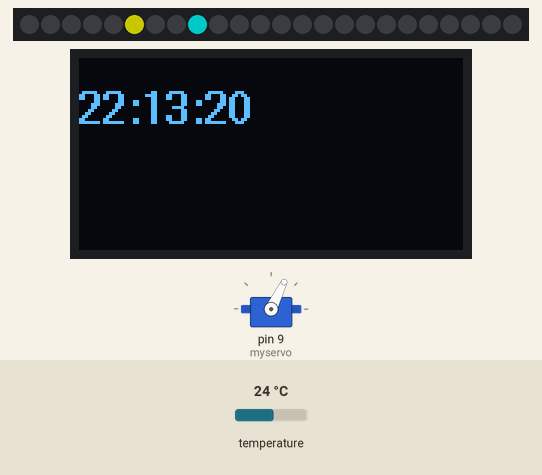
The sketch below on a simulated Arduino Uno, built with avr-gcc and run on an emulated ATmega328P. On the bench: 24 RGB LEDs in strip order, left to right, servo, 128×64 one-colour display. The test bench sets the inputs (shaded band); at power-on: temperature 24 °C. Dim RGB values are drawn brighter than linear; the local clock reads 2024-03-15 10:24:30 at power-on unless the sketch sets it; what the sketch prints to the serial monitor is not drawn.

Above: at 1.25 s.
1.3 s: temperature set to 12 °C
At 2.8 s:
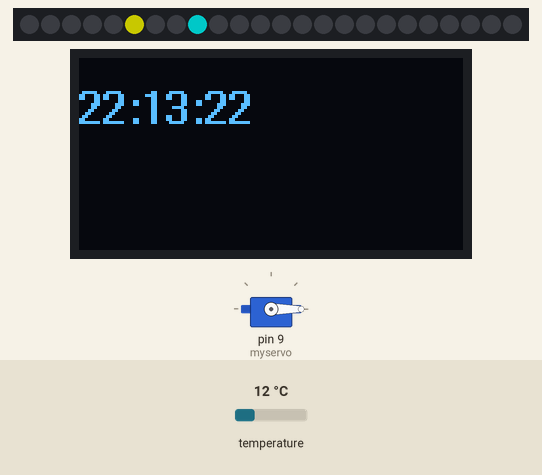
4.3 s: temperature set to 19 °C
At 6.0 s:
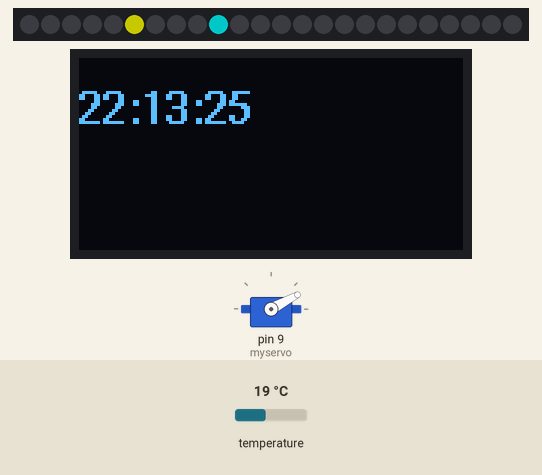
7.3 s: temperature set to 28 °C
At 9.0 s:
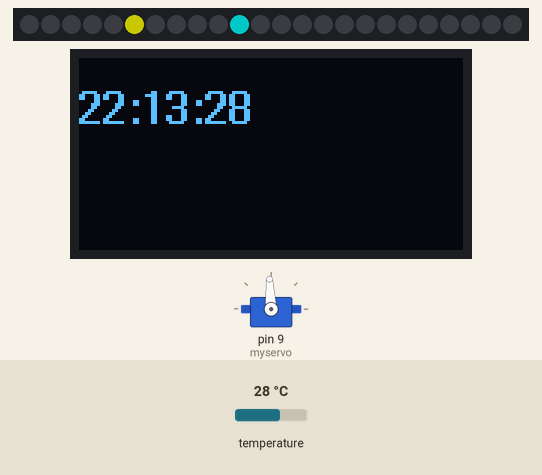
10.3 s: temperature set to 33 °C
At 12.1 s:
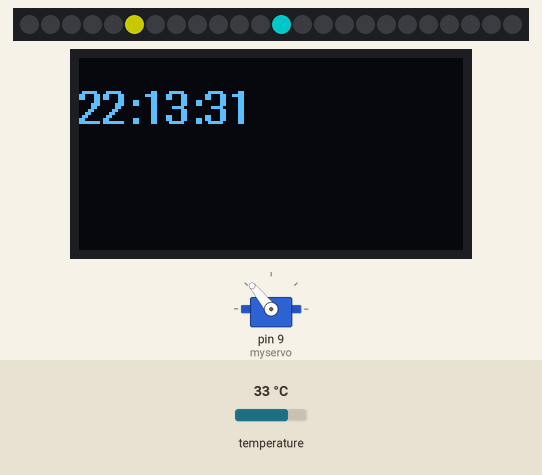
13.3 s: temperature set to 41 °C
At 54.0 s:
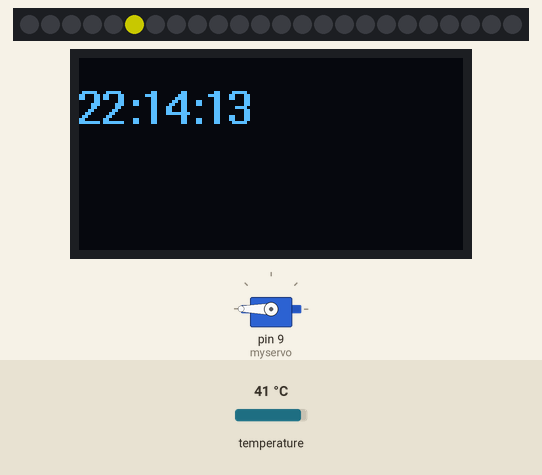
Timing chart, 0 to 54.8 s (numbered marks = the images above; inputs shaded):
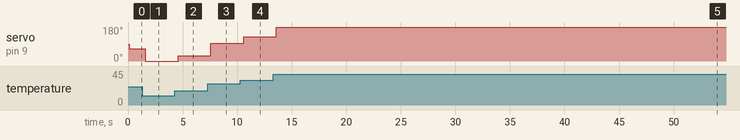

The sketch:

Time_Temp.ino
```cpp
/*
* Name: övningsprojekt
* Author: Mathea Frost
* Date: 2025-10-13
* Description: This project uses a ds3231 to measure time and displays the time to an 1306 oled display,
* Further, it measures temprature with ds3231 and displays a mapped value to a 9g-servo-motor.
*/

// Include Libraries
#include <U8glib.h>
#include <RTClib.h>
#include <Wire.h>
#include <Servo.h>
#include <Adafruit_NeoPixel.h>

// Init constants
#define PIN 6         // Digital IO pin connected to the NeoPixels.
#define NUMPIXELS 24  // Number of NeoPixels in the ring.

// Init global variables

// Construct objects
RTC_DS3231 rtc;
U8GLIB_SSD1306_128X64 u8g(U8G_I2C_OPT_NO_ACK);
Servo myservo;
Adafruit_NeoPixel pixels(NUMPIXELS, PIN, NEO_GRB + NEO_KHZ800);


void setup() {
  // init communication
  Serial.begin(9600);
  Wire.begin();

  // Init Hardware
  rtc.begin();
  pixels.begin();  // Initialize the NeoPixel ring.

  // Settings
  rtc.adjust(DateTime(F(__DATE__), F(__TIME__)));

  //Attach the servo to pin 9
  myservo.attach(9);

  u8g.setFont(u8g_font_helvB10);
}

void loop() {
  oledWrite(getTime());
  servoWrite(getTemp());

  Serial.println(getTime());

  delay(200);

  DateTime now = rtc.now();


  pixelClock(now.second(), now.minute(), now.hour());
  //clock.minutes(now.minutes());
  //clock.hours(now.hours());
}


//This function reads time from an ds3231 module and package the time as a String
//Parameters: Void
//Returns: time in hh:mm:ss as String
String getTime() {
  DateTime now = rtc.now();
  return String(now.hour()) + ":" + String(now.minute()) + ":" + String(now.second());
}

/*
* This function takes temprature from ds3231 and returns as a float
*Parameters: Void
*Returns: temprature as float
*/
float getTemp() {
  return (rtc.getTemperature());
  Serial.print(rtc.getTemperature());
}

/*
* This function takes a string and draws it to an oled display
*Parameters: - text: String to write to display
*Returns: void
*/
void oledWrite(String text) {
  u8g.firstPage();
  do {
    u8g.drawStr(0, 22, text.c_str());
  } while (u8g.nextPage());
}

/*
* takes a temprature value and maps it to corresppnding degree on a servo
*Parameters: - value: temprature
*Returns: void
*/
void servoWrite(float value) {
  myservo.write(map(getTemp(), 15, 40, 0, 180));
  Serial.println(map(getTemp(), 15, 40, 0, 180));
}

/*
* Takes the time and maps it to pixels on the LED ring to create an analog clock.
* Parameters: Values: s (seconds), m (minutes)
* Returns: void
*/

void pixelClock(int s, int m, int h) {
  pixels.setPixelColor((map(s, 0, 59, 0, 23)), pixels.Color(0, 100, 100));  // Set color to cyan.
  pixels.setPixelColor((map(m, 0, 59, 0, 23)), pixels.Color(100, 100, 0));  // Set color to yellow.
  pixels.setPixelColor((map(h, 0, 11, 0, 23)), pixels.Color(100, 0, 100));  // Set color to purple.
  pixels.show();                                                            // Update the ring with the new color.
  pixels.setPixelColor((map(s, 0, 59, 0, 23)), pixels.Color(0, 0, 0));      // Turn off the pixel.
  pixels.setPixelColor((map(m, 0, 59, 0, 23)), pixels.Color(0, 0, 0));      // Turn off the pixel.
  pixels.setPixelColor((map(h, 0, 11, 0, 23)), pixels.Color(0, 0, 0));      // Turn off the pixel.
}
```

Measured:
- after the input at 1.3 s, servo on pin 9 (myservo): 64° → 0° after 0.30 s
- after the input at 4.3 s, servo on pin 9 (myservo): 0° → 28° after 0.29 s
- after the input at 7.3 s, servo on pin 9 (myservo): 28° → 93° after 0.29 s
- after the input at 10.3 s, servo on pin 9 (myservo): 93° → 129° after 0.30 s
- after the input at 13.3 s, servo on pin 9 (myservo): 129° → 180° after 0.29 s
- what the display in image 1 shows lasts 1.2 s, from 2.2 s to 3.4 s
- what the display in image 2 shows lasts 1.1 s, from 5.2 s to 6.3 s
